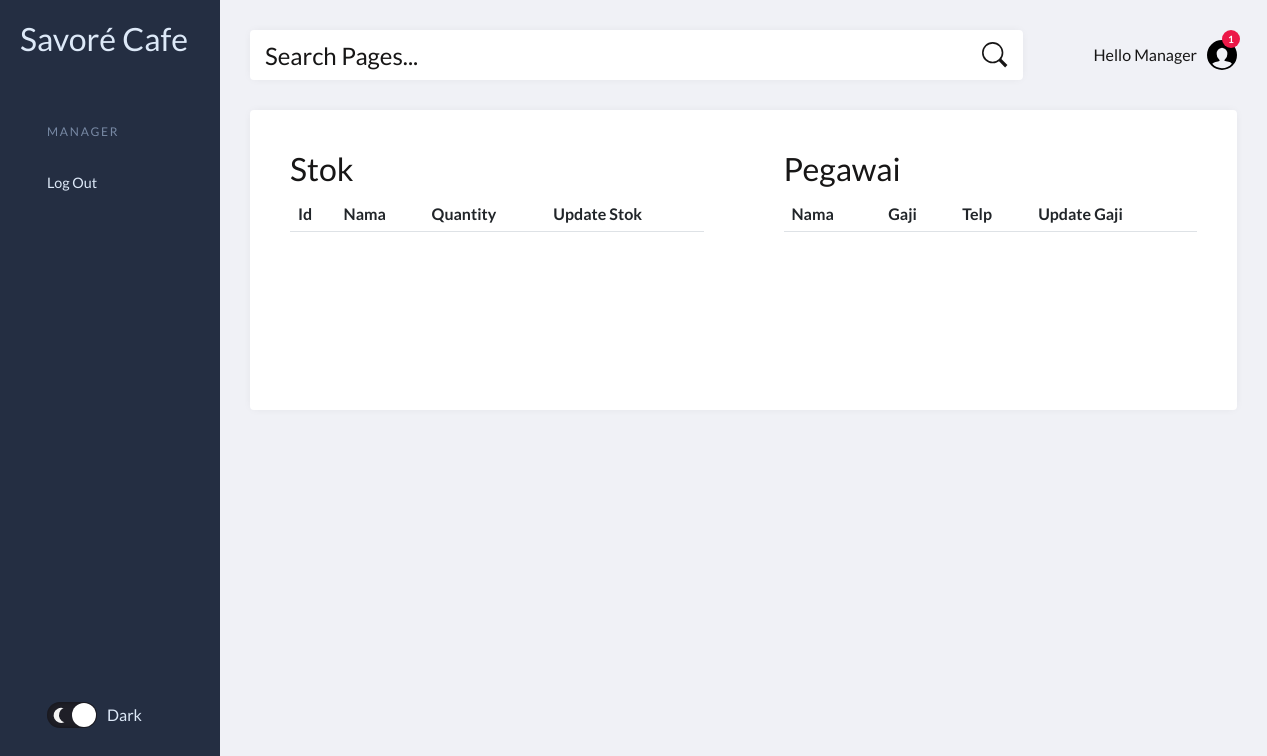
The page /manager.php on the database as committed earlier.
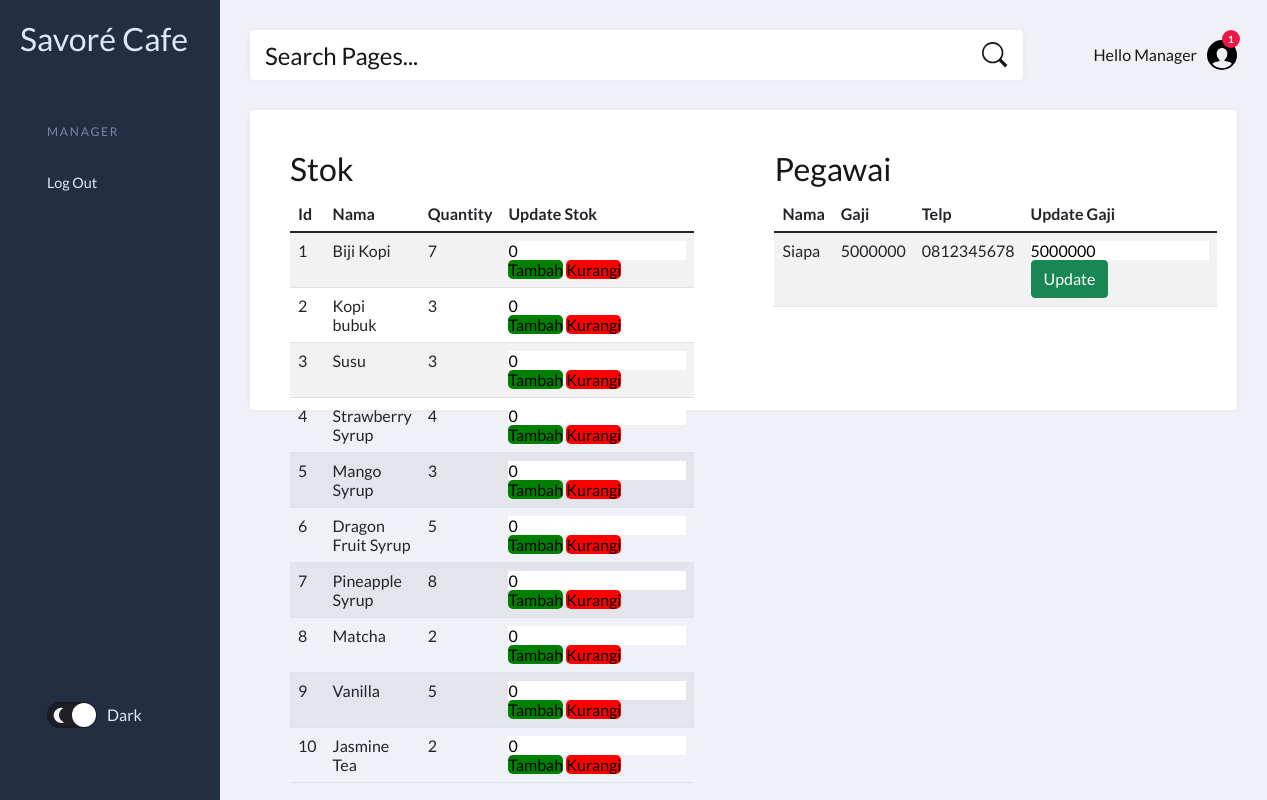
The same page on the database as committed later.
### tables this page shows
CREATE TABLE `stok` (
  `id_stok` int(11) NOT NULL AUTO_INCREMENT,
  `nama_stok` varchar(255) NOT NULL,
  `quantity` int(11) NOT NULL,
  PRIMARY KEY (`id_stok`)
);

CREATE TABLE `pegawai` (
  `id_pegawai` int(11) NOT NULL AUTO_INCREMENT,
  `nama_pegawai` varchar(255) DEFAULT NULL,
  `password` varchar(255) DEFAULT NULL,
  `gaji` int(11) DEFAULT NULL,
  `telp` varchar(225) DEFAULT NULL,
  `email` varchar(225) DEFAULT NULL,
  PRIMARY KEY (`id_pegawai`)
);

### manager.php (the view, shortened to what this page needs)
<link href="https://cdn.jsdelivr.net/npm/bootstrap@5.1.3/dist/css/bootstrap.min.css" rel="stylesheet">
<header class="page-header">
  <nav>
      <h2 style="margin-left: 20px;">Savoré Cafe</h2>
    <ul class="admin-menu">
      <li class="menu-heading">
        <h3>MANAGER</h3>
        <a class="btn_signIn" href="login.php">Log Out</a>
      </li>
      <li>
        <div class="switch">
          <label for="mode">
            <span></span>
            <span>Dark</span>
          </label>
        </div>
        <button class="collapse-btn" aria-expanded="true" aria-label="collapse menu">
        </button>
      </li>
    </ul>
  </nav>
</header>
<section class="page-content">
  <section class="search-and-user">
    <form>
      <input type="search" placeholder="Search Pages...">
      <button type="submit" aria-label="submit form">
        <svg aria-hidden="true">
          <use xlink:href="#search"></use>
        </svg>
      </button>
    </form>
    <div class="admin-profile">
      <span class="greeting">Hello Manager</span>
      <div class="notifications">
        <span class="badge">1</span>
        <svg>
          <use xlink:href="#users"></use>
        </svg>
      </div>
    </div>
  </section>
  <section class="grid" >
  <?php
require 'controller.php';
try {
    $sql = "SELECT * FROM stok";
    $stmt = $dbh->prepare($sql);
    $stmt->execute();
    $products = $stmt->fetchAll();
} catch (PDOException $e) {
    echo "Error: " . $e->getMessage();
}
?>
<article>
    <div class="col" style="padding: 40px;">
        <h2>Stok</h2>
        <table class="table table-striped">
            <thead>
                <tr>
                    <th>Id</th>
                    <th>Nama</th>
                    <th>Quantity</th>
                    <th>Update Stok</th>
                </tr>
            </thead>
            <tbody>
                <?php foreach ($products as $product): ?>
                <tr>
                    <td><?php echo htmlspecialchars($product['id_stok']); ?></td>
                    <td><?php echo htmlspecialchars($product['nama_stok']); ?></td>
                    <td><?php echo htmlspecialchars($product['quantity']); ?></td>
                    <td>
                        <form action="controller.php" method="post">
                            <input type="number" name="quantity" value="0" min="0">
                            <button type="submit" name="action" value="increase" style="background-color: green; color: black; border-radius: 5px;height:30px,">Tambah</button>
                            <button type="submit" name="action" value="decrease" style="background-color: red; color: black; border-radius: 5px;height:30px,">Kurangi</button>
                        </form>
                    </td>
                </tr>
                <?php endforeach; ?>
              </tbody>
          </table>
    </div>
    <div class="col" style="padding: 40px;">
    <h2>Pegawai</h2>
    <table class="table table-striped">
        <thead>
            <tr>
                <th>Nama</th>
                <th>Gaji</th>
                <th>Telp</th>
                <th>Update Gaji</th>
            </tr>
        </thead>
        <tbody>
            <?php
            require 'connection.php';
            try {
                $sql = "SELECT * FROM pegawai";
                $stmt = $dbh->prepare($sql);
                $stmt->execute();
                $orders = $stmt->fetchAll();
            } catch (PDOException $e) {
                echo "Error: " . $e->getMessage();
            }
            ?>
            <?php foreach ($orders as $order): ?>
                <tr>
                    <td><?php echo htmlspecialchars($order['nama_pegawai']); ?></td>
                    <td><?php echo htmlspecialchars($order['gaji']); ?></td>
                    <td><?php echo htmlspecialchars($order['telp']); ?></td>
                    <td>
                        <form action="controller.php" method="post">
                            <input type="number" name="new_gaji" value="<?php echo htmlspecialchars($order['gaji']); ?>" min="0" required>
                            <button type="submit" class="btn btn-success">Update</button>
                        </form>
                    </td>
                </tr>
            <?php endforeach; ?>
        </tbody>
    </table>
</div>
</article>
  </section>
</section>

### manager.php (style rules this page uses)
ul { list-style: none; }
a, button { color: inherit; }
a { text-decoration: none; }
button { background: none; cursor: pointer; }
input { -webkit-appearance: none; }
label { cursor: pointer; }
button, input { border: none; }
svg { display: block; }
.page-header { position: fixed; top: 0; left: 0; right: 0; bottom: 0; overflow: auto; padding-top: 20px; width: var(--page-header-width); color: var(--page-header-txtColor); background: var(--page-header-bgColor); }
.page-header nav { display: flex; flex-direction: column; min-height: 100%; }
.page-header .admin-menu { display: flex; flex-direction: column; flex-grow: 1; margin-top: 35px; }
.page-header .admin-menu li:nth-last-child(2) { margin-bottom: 35px; }
.page-header .admin-menu li:last-child { margin-top: auto; margin-bottom: 20px; }
.page-header .admin-menu li > * { width: 100%; padding: 12px 15px; }
.page-header .admin-menu .menu-heading h3 { text-transform: uppercase; letter-spacing: 0.15em; font-size: 12px; margin-top: 12px; color: var(--page-header-headingColor); }
.page-header .admin-menu a, .page-header .admin-menu button { display: flex; align-items: center; font-size: 0.9rem; }
.page-content { position: relative; left: var(--page-header-width); width: calc(100% - var(--page-header-width)); min-height: 100vh; padding: 30px; color: var(--page-content-txtColor); background: var(--page-content-bgColor); }
.search-and-user { display: grid; grid-template-columns: 1fr auto; grid-column-gap: 50px; align-items: center; background: var(--page-content-bgColor); margin-bottom: 30px; }
.search-and-user form { position: relative; }
.search-and-user [type="search"] { width: 100%; height: 50px; font-size: 1.5rem; padding-left: 15px; background: var(--page-content-blockColor); color: var(--white); border-radius: var(--border-radius); box-shadow: var(--box-shadow); }
.search-and-user ::placeholder { color: var(--page-content-txtColor); }
.search-and-user form svg { width: 26px; height: 26px; fill: var(--page-content-txtColor); }
.search-and-user form button { position: absolute; top: 50%; right: 15px; transform: translateY(-50%); }
.search-and-user .admin-profile { display: flex; align-items: center; }
.search-and-user .admin-profile .greeting { margin: 0 10px 0 20px; }
.search-and-user .admin-profile svg { width: 30px; height: 30px; }
.search-and-user .admin-profile .notifications { position: relative; }
.search-and-user .admin-profile .badge { display: flex; align-items: center; justify-content: center; position: absolute; top: -10px; right: -3px; width: 18px; height: 18px; border-radius: 50%; font-size: 10px; color: var(--white); background: var(--red); }
.page-content .grid { display: grid; grid-template-columns: repeat(2, 1fr); grid-gap: 30px; }
.page-content .grid > article { display: flex; height: 300px; background: var(--page-content-blockColor); border-radius: var(--border-radius); box-shadow: var(--box-shadow); }
.page-content .grid > article:first-child, .page-content .grid > article:last-child { grid-column: 1 / -1; }
.switch label { display: grid; grid-template-columns: auto auto; grid-column-gap: 10px; align-items: center; justify-content: flex-start; }
.switch span:first-child { position: relative; width: 50px; height: 26px; border-radius: 15px; box-shadow: inset 0 0 5px rgba(0, 0, 0, 0.4); background: var(--switch-bgLightModeColor); transition: all 0.3s; }
.switch span:first-child::before, .switch span:first-child::after { content: ""; position: absolute; border-radius: 50%; }
.switch span:first-child::before { top: 1px; left: 1px; width: 24px; height: 24px; background: var(--white); z-index: 1; transition: transform 0.3s; }
.switch span:first-child::after { top: 50%; right: 8px; width: 10px; height: 10px; transform: translateY(-50%); background: var(--switch-sunColor); box-shadow: 0 0 4px 2px #ffdb1a; }
.switch [type="checkbox"]:checked + label span:first-child { background: var(--switch-bgDarkModeColor); }
.switch [type="checkbox"]:checked + label span:first-child::before { transform: translateX(24px); }
.switch [type="checkbox"]:checked + label span:first-child::after { left: 12px; width: 15px; height: 15px; background: transparent; box-shadow: -2px -5px 0 var(--switch-moonColor); transform: translateY(-50%) rotate(-72deg); }

Rows that differ between the two databases and show on the page:
added stok: id_stok "1", nama_stok "Biji Kopi", quantity "7"
added stok: id_stok "2", nama_stok "Kopi bubuk", quantity "3"
added stok: id_stok "3", nama_stok "Susu", quantity "3"
added stok: id_stok "4", nama_stok "Strawberry Syrup", quantity "4"
added stok: id_stok "5", nama_stok "Mango Syrup", quantity "3"
added stok: id_stok "6", nama_stok "Dragon Fruit Syrup", quantity "5"
added stok: id_stok "7", nama_stok "Pineapple Syrup", quantity "8"
added stok: id_stok "8", nama_stok "Matcha", quantity "2"
added stok: id_stok "9", nama_stok "Vanilla", quantity "5"
added stok: id_stok "10", nama_stok "Jasmine Tea", quantity "2"
added pegawai: nama_pegawai "Siapa", gaji "5000000", telp "0812345678", new_gaji "5000000"
